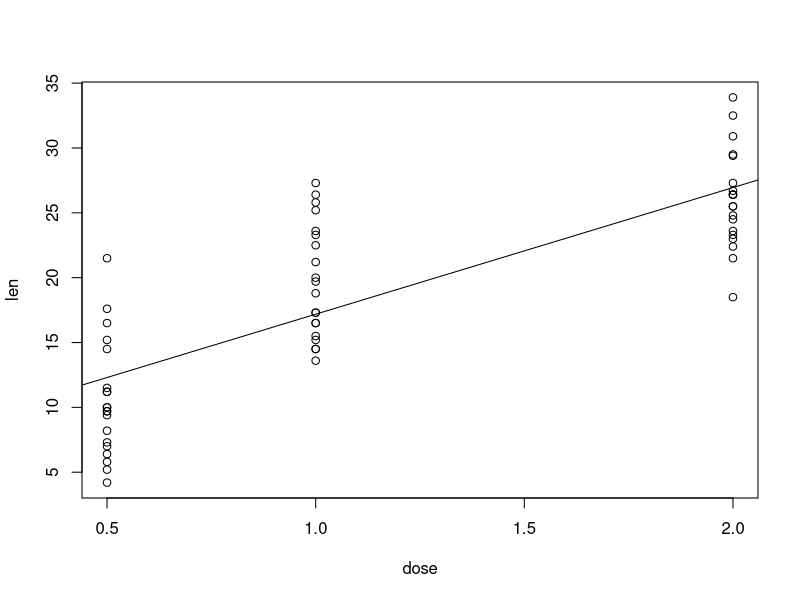

Recreate this plot in R.
## ---- chunk 1
ToothData <- ToothGrowth
head(ToothData)
## ---- chunk 2
fit <- lm(len ~ dose, data=ToothData)

b <- fit$coefficients
 
plot(len ~ dose, data = ToothData)

abline(lm(len ~ dose, data = ToothData))
